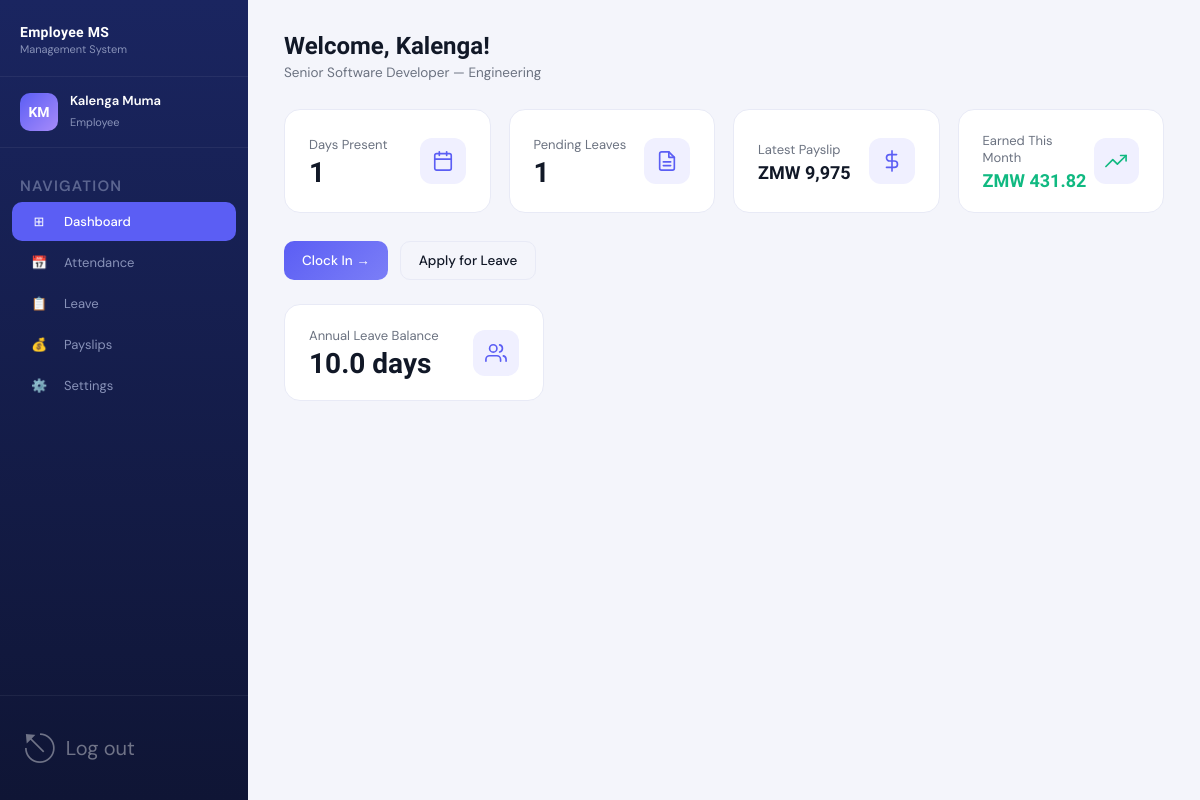
Page /employee/dashboard.php (signed in) on the committed database.
### tables this page shows
CREATE TABLE IF NOT EXISTS employees (
    employee_id          INT            PRIMARY KEY AUTO_INCREMENT,
    user_id              INT            UNIQUE NOT NULL,
    full_name            VARCHAR(100)   NOT NULL,
    department_id        INT            NOT NULL,
    position             VARCHAR(100)   NOT NULL,
    basic_salary         DECIMAL(10,2)  NOT NULL,
    joining_date         DATE           NOT NULL,
    annual_leave_balance DECIMAL(5,1)   DEFAULT 12.0,
    bio                  TEXT           NULL,
    is_active            TINYINT(1)     DEFAULT 1,
    FOREIGN KEY (user_id)        REFERENCES users(user_id)             ON DELETE CASCADE,
    FOREIGN KEY (department_id)  REFERENCES departments(department_id)
);

CREATE TABLE IF NOT EXISTS departments (
    department_id   INT          PRIMARY KEY AUTO_INCREMENT,
    department_name VARCHAR(100) UNIQUE NOT NULL
);

### employee/dashboard.php (the view, shortened to what this page needs)
<?php
require_once '../database/config.php';
$uid = $_SESSION['user_id'];
$emp = $conn->query(
    "SELECT e.*, d.department_name
     FROM employees e
     JOIN departments d ON e.department_id = d.department_id
     WHERE e.user_id = $uid"
)->fetch_assoc();
$eid = $emp['employee_id'];
$days_present   = $conn->query("SELECT COUNT(*) as c FROM attendance WHERE employee_id=$eid AND MONTH(date)=MONTH(CURDATE()) AND YEAR(date)=YEAR(CURDATE())")->fetch_assoc()['c'];
$pending_leaves = $conn->query("SELECT COUNT(*) as c FROM leave_requests WHERE employee_id=$eid AND status='pending'")->fetch_assoc()['c'];
$latest_payslip = $conn->query("SELECT net_salary FROM payroll WHERE employee_id=$eid ORDER BY month DESC LIMIT 1")->fetch_assoc();
$conn->query("ALTER TABLE attendance ADD COLUMN IF NOT EXISTS daily_pay DECIMAL(10,2) DEFAULT 0.00");
$month_earned = $conn->query(
    "SELECT COALESCE(SUM(daily_pay), 0) as total
     FROM attendance
     WHERE employee_id = $eid
       AND MONTH(date) = MONTH(CURDATE())
       AND YEAR(date)  = YEAR(CURDATE())"
)->fetch_assoc()['total'];
$today_att = $conn->query("SELECT * FROM attendance WHERE employee_id=$eid AND date=CURDATE()")->fetch_assoc();
$is_clocked_in  = $today_att && !$today_att['clock_out_time'];
$is_clocked_out = $today_att &&  $today_att['clock_out_time'];
?>
<!DOCTYPE html>
<html lang="en">
<head>
    <link rel="stylesheet" href="../assets/css/dashboard.css">
</head>
<body>
<div class="app-layout">
    <?php include 'sidebar.php'; ?>
    <div class="main-content">
        <div class="page-header">
            <h1>Welcome, <?= htmlspecialchars(explode(' ', $emp['full_name'])[0]) ?>!</h1>
            <p><?= htmlspecialchars($emp['position']) ?> &mdash; <?= htmlspecialchars($emp['department_name']) ?></p>
        </div>
        <div class="page-body">
            <div class="stats-grid">
                <div class="stat-card">
                    <div class="stat-info">
                        <div class="stat-label">Days Present</div>
                        <div class="stat-value"><?= $days_present ?></div>
                    </div>
                    <div class="stat-icon">
                        <svg width="22" height="22" viewBox="0 0 24 24" fill="none" stroke="#5b5ef4" stroke-width="1.8" stroke-linecap="round" stroke-linejoin="round">
                            <rect x="3" y="4" width="18" height="18" rx="2"/>
                            <line x1="16" y1="2" x2="16" y2="6"/>
                            <line x1="8" y1="2" x2="8" y2="6"/>
                            <line x1="3" y1="10" x2="21" y2="10"/>
                        </svg>
                    </div>
                </div>
                <div class="stat-card">
                    <div class="stat-info">
                        <div class="stat-label">Pending Leaves</div>
                        <div class="stat-value"><?= $pending_leaves ?></div>
                    </div>
                    <div class="stat-icon">
                    </div>
                </div>
                <div class="stat-card">
                    <div class="stat-info">
                        <div class="stat-label">Latest Payslip</div>
                        <div class="stat-value" style="font-size:18px;">
                            <?= $latest_payslip ? 'ZMW ' . number_format($latest_payslip['net_salary'], 0) : '—' ?>
                        </div>
                    </div>
                    <div class="stat-icon">
                        <svg width="22" height="22" viewBox="0 0 24 24" fill="none" stroke="#5b5ef4" stroke-width="1.8" stroke-linecap="round" stroke-linejoin="round">
                            <line x1="12" y1="1" x2="12" y2="23"/>
                            <path d="M17 5H9.5a3.5 3.5 0 0 0 0 7h5a3.5 3.5 0 0 1 0 7H6"/>
                        </svg>
                    </div>
                </div>
                <div class="stat-card">
                    <div class="stat-info">
                        <div class="stat-label">Earned This Month</div>
                        <div class="stat-value green" style="font-size:18px;">
                            ZMW <?= number_format($month_earned, 2) ?>
                        </div>
                    </div>
                    <div class="stat-icon">
                        <svg width="22" height="22" viewBox="0 0 24 24" fill="none" stroke="#10b981" stroke-width="1.8" stroke-linecap="round" stroke-linejoin="round">
                            <polyline points="23 6 13.5 15.5 8.5 10.5 1 18"/>
                            <polyline points="17 6 23 6 23 12"/>
                        </svg>
                    </div>
                </div>
            </div>
            <div style="display:flex;gap:12px;margin-bottom:24px;">
                <a href="attendance.php" class="btn btn-primary">
                    <?php if ($is_clocked_in): ?>
                        Clock Out →
                    <?php elseif ($is_clocked_out): ?>
                        View Attendance →
                    <?php else: ?>
                        Clock In →
                    <?php endif; ?>
                </a>
                <a href="leave.php" class="btn btn-outline">Apply for Leave</a>
            </div>
            <div class="stat-card" style="max-width:260px;">
                <div class="stat-info">
                    <div class="stat-label">Annual Leave Balance</div>
                    <div class="stat-value"><?= $emp['annual_leave_balance'] ?> days</div>
                </div>
                <div class="stat-icon">
                    <svg width="22" height="22" viewBox="0 0 24 24" fill="none" stroke="#5b5ef4" stroke-width="1.8" stroke-linecap="round" stroke-linejoin="round">
                        <path d="M17 21v-2a4 4 0 0 0-4-4H5a4 4 0 0 0-4 4v2"/>
                        <circle cx="9" cy="7" r="4"/>
                        <path d="M23 21v-2a4 4 0 0 0-3-3.87"/>
                        <path d="M16 3.13a4 4 0 0 1 0 7.75"/>
                    </svg>
                </div>
            </div>
        </div>
    </div>
</div>
</body>
</html>

### assets/css/dashboard.css (style rules this page uses)
*, *::before, *::after { box-sizing: border-box; margin: 0; padding: 0; }
:root { --navy: #0f1535; --navy-mid: #1a2560; --accent: #5b5ef4; --accent-light: #7b7ef7; --sidebar-width: 248px; --text-white: #ffffff; --text-muted: #8892b8; --body-bg: #f4f5fb; --card-bg: #ffffff; --border: #e8eaf6; --success: #10b981; --warning: #f59e0b; --danger: #ef4444; --info: #3b82f6; --text-dark: #111827; --text-gray: #6b7280; }
html, body { height: 100%; font-family: 'DM Sans', sans-serif; background: var(--body-bg); color: var(--text-dark); }
.app-layout { display: flex; height: 100vh; overflow: hidden; }
.main-content { margin-left: var(--sidebar-width); flex: 1; overflow-y: auto; height: 100vh; }
.page-header { padding: 32px 36px 0; }
.page-header h1 { font-family: 'Sora', sans-serif; font-size: 24px; font-weight: 700; color: var(--text-dark); margin-bottom: 4px; }
.page-header p { font-size: 13.5px; color: var(--text-gray); margin-bottom: 28px; }
.page-body { padding: 0 36px 36px; }
.stats-grid { display: grid; grid-template-columns: repeat(auto-fit, minmax(200px, 1fr)); gap: 18px; margin-bottom: 28px; }
.stat-card { background: var(--card-bg); border: 1px solid var(--border); border-radius: 16px; padding: 22px 24px; display: flex; align-items: center; justify-content: space-between; transition: box-shadow 0.2s; }
.stat-info .stat-label { font-size: 13px; color: var(--text-gray); margin-bottom: 6px; }
.stat-info .stat-value { font-family: 'Sora', sans-serif; font-size: 28px; font-weight: 700; color: var(--text-dark); line-height: 1; }
.stat-icon { width: 46px; height: 46px; border-radius: 12px; display: flex; align-items: center; justify-content: center; font-size: 22px; background: #f0f0ff; }
.btn { display: inline-flex; align-items: center; gap: 8px; padding: 10px 18px; border-radius: 10px; font-size: 13.5px; font-family: 'DM Sans', sans-serif; font-weight: 500; cursor: pointer; border: none; text-decoration: none; transition: all 0.2s; }
.btn-primary { background: linear-gradient(135deg, var(--accent), var(--accent-light)); color: white; }
.btn-outline { background: transparent; border: 1.5px solid var(--border); color: var(--text-dark); }

### employee/dashboard.php (style rules this page uses)
.stat-value.green { color: #10b981; }

### rows in the picture
employees: full_name "Kalenga", position "Senior Software Developer", department.department_name "Engineering", employee_id "1", annual_leave_balance "10.0"

### other values in the picture
$initials "KM"
$name "Kalenga Muma"
$latest_payslip['net_salary'] "9,975"
$month_earned "431.82"
